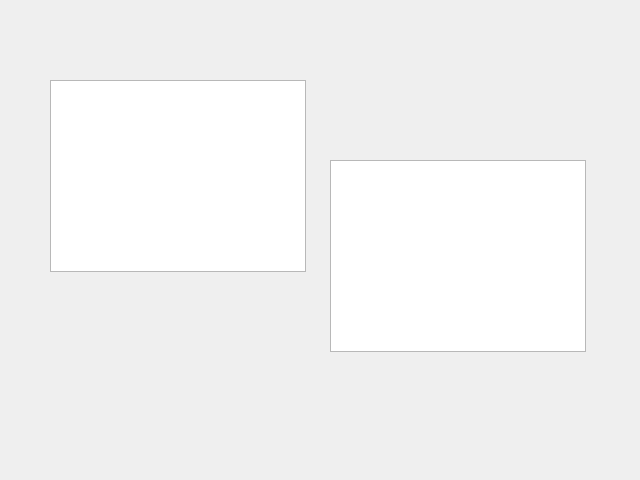
<?xml version="1.0" encoding="UTF-8"?>
<ui version="4.0">
 <class>example_view</class>
 <widget class="QWidget" name="example_view">
  <property name="geometry">
   <rect>
    <x>0</x>
    <y>0</y>
    <width>640</width>
    <height>480</height>
   </rect>
  </property>
  <property name="windowTitle">
   <string>Form</string>
  </property>
  <widget class="QTableView" name="tableView">
   <property name="geometry">
    <rect>
     <x>330</x>
     <y>160</y>
     <width>256</width>
     <height>192</height>
    </rect>
   </property>
  </widget>
  <widget class="QGraphicsView" name="graphicsView">
   <property name="geometry">
    <rect>
     <x>50</x>
     <y>80</y>
     <width>256</width>
     <height>192</height>
    </rect>
   </property>
  </widget>
 </widget>
 <resources/>
 <connections/>
</ui>
